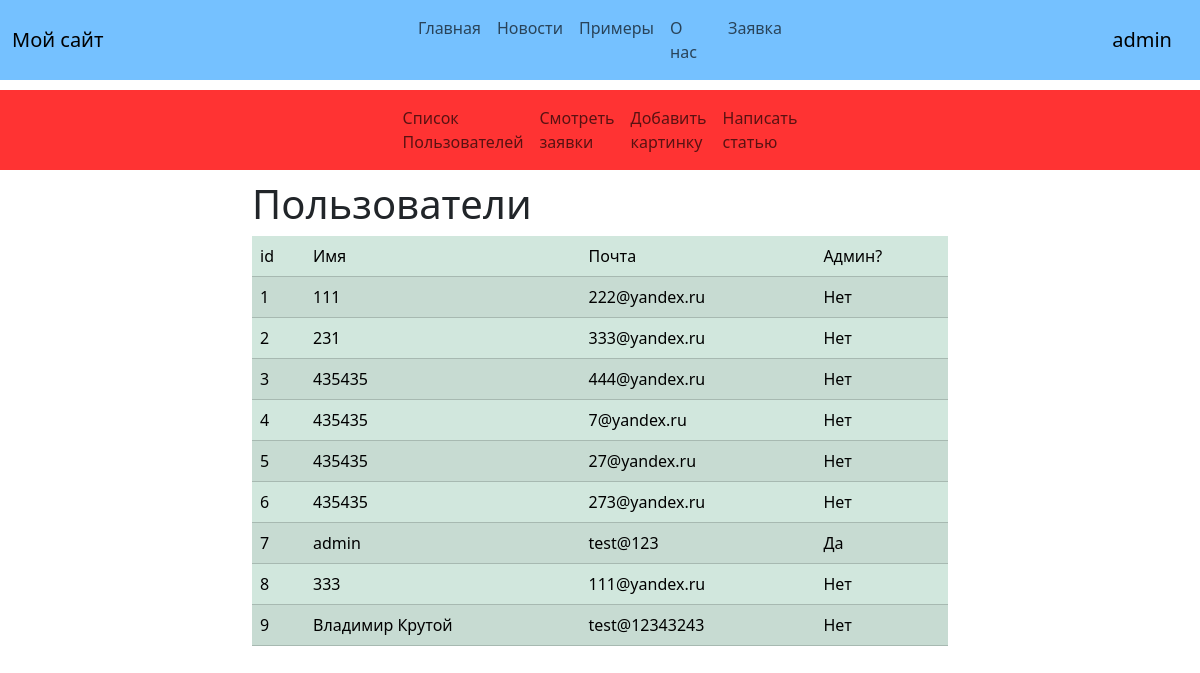
The page /look_users (signed in) on the database its author committed.
### data/users.py (models this page shows)
class User(SqlAlchemyBase, UserMixin, SerializerMixin):
    __tablename__ = 'users'
    id = sa.Column(sa.Integer, primary_key=True, autoincrement=True)
    email = sa.Column(sa.String, unique=True, index=True)
    name = sa.Column(sa.String)
    hashed_password = sa.Column(sa.String)
    is_admin = sa.Column(sa.Boolean)

### main.py (the view)
@app.route('/look_users')
@login_required
def users():
    if flask_login.current_user.is_admin:
        db_sess = create_session()
        useres = db_sess.query(User).all()
        return render_template('look_users.html', users=useres)
    else:
        return redirect("/")

### data/db_session.py (called while the page is built)
def create_session() -> Session:
    global __factory
    return __factory()

### main.py (called while the page is built)
@login_manager.user_loader
def load_user(user_id):
    db_sess = create_session()
    return db_sess.query(User).get(user_id)

### templates/look_users.html
{% extends "base.html" %}
{% block content %}
    <div class="container">
    <h1>Пользователи</h1>
    <table class="table table-success table-striped">
        <thead>
            <tr>
                <td>id</td>
                <td>Имя</td>
                <td>Почта</td>
                <td>Админ?</td>
            </tr>
        </thead>
        {% for item in users %}
        <tr>
            <td>{{ item.id }}</td>
            <td>{{ item.name }}</td>
            <td>{{ item.email }}</td>
            {% if item.is_admin %}
            <td>Да</td>
            {% else %}
            <td>Нет</td>
            {% endif %}
                    </tr>
        {% endfor %}
    </table>
    </div>
{% endblock %}

### templates/base.html (shortened to what this page needs)
<!DOCTYPE html>
<html lang="ru">
  <head>
    <link href="https://cdn.jsdelivr.net/npm/bootstrap@5.3.3/dist/css/bootstrap.min.css" rel="stylesheet">
    <link rel="stylesheet" href="{{ url_for('static', filename = 'css/main.css') }}">
  </head>
  <body>
  <nav class="navbar navbar-expand-lg">
  <div class="container-fluid">
    <span class="navbar-brand mb-0 h1">Мой сайт</span>
  </div>
      <div class="collapse navbar-collapse" id="navbarNav">
      <ul class="navbar-nav">
        <li class="nav-item">
          <a class="nav-link" href="/">Главная</a>
        </li>
          <li class="nav-item">
          <a class="nav-link" href="/news">Новости</a>
        </li>
        <li class="nav-item">
          <a class="nav-link" href="/exs">Примеры</a>
        </li>
                    <li class="nav-item">
          <a class="nav-link" href="/about" style=" width: 58px;">О нас</a>
        </li>
            {% if current_user.is_authenticated %}
    <li class="nav-item">
          <a class="nav-link" href="/sender">Заявка</a>
        </li>
          {% else %}
          <li class="nav-item">
           <a class="nav-link disabled" href="#" tabindex="-1" aria-disabled="true">Заявка</a>
        </li>
{% endif %}
      </ul>
    </div>
  <div class="container-fluid" style="flex-direction: row-reverse;">
    {% if current_user.is_authenticated %}
    <a class="navbar-brand" href="/logout">{{ current_user.name }}</a>
{% else %}
    <p>
        <a class="btn btn-primary " href="/register">Зарегистрироваться</a>
        <a class="btn btn-success" href="/login">Войти</a>
    </p>
{% endif %}
  </div>
</nav>
  {% if current_user.is_authenticated %}
      {% if current_user.is_admin %}
  <nav class="navbar navbar-expand-lg" style="background-color: #ff3333;">
      <div class="collapse navbar-collapse" id="navbarNav1" style="background-color: #ff3333;">
      <ul class="navbar-nav">
          <li class="nav-item">
          <a class="nav-link" href="/look_users">Список Пользователей</a>
        </li>
        <li class="nav-item">
          <a class="nav-link" href="/look">Смотреть заявки</a>
        </li>
          <li class="nav-item">
          <a class="nav-link" href="/add_img">Добавить картинку</a>
        </li>
          <li class="nav-item">
          <a class="nav-link" href="/write">Написать статью</a>
        </li>
      </ul>
    </div>
</nav>
      {% endif %}
  {% endif %}
{% block content %}{% endblock %}
  </body>
</html>

### static/css/main.css (style rules this page uses)
.navbar { background-color: #75c1ff; margin-bottom: 10px; }
.container { width: 720px; padding-bottom: 15px; }

### rows shown on the page
User: name "admin", id "7", email "test@123", is_admin "Да"
User: id "1", name "111", email "222@yandex.ru", is_admin "Нет"
User: id "2", name "231", email "333@yandex.ru", is_admin "Нет"
User: id "3", name "435435", email "444@yandex.ru", is_admin "Нет"
User: id "4", name "435435", email "7@yandex.ru", is_admin "Нет"
User: id "5", name "435435", email "27@yandex.ru", is_admin "Нет"
User: id "6", name "435435", email "273@yandex.ru", is_admin "Нет"
User: id "8", name "333", email "111@yandex.ru", is_admin "Нет"
User: id "9", name "Владимир Крутой", email "test@12343243", is_admin "Нет"
